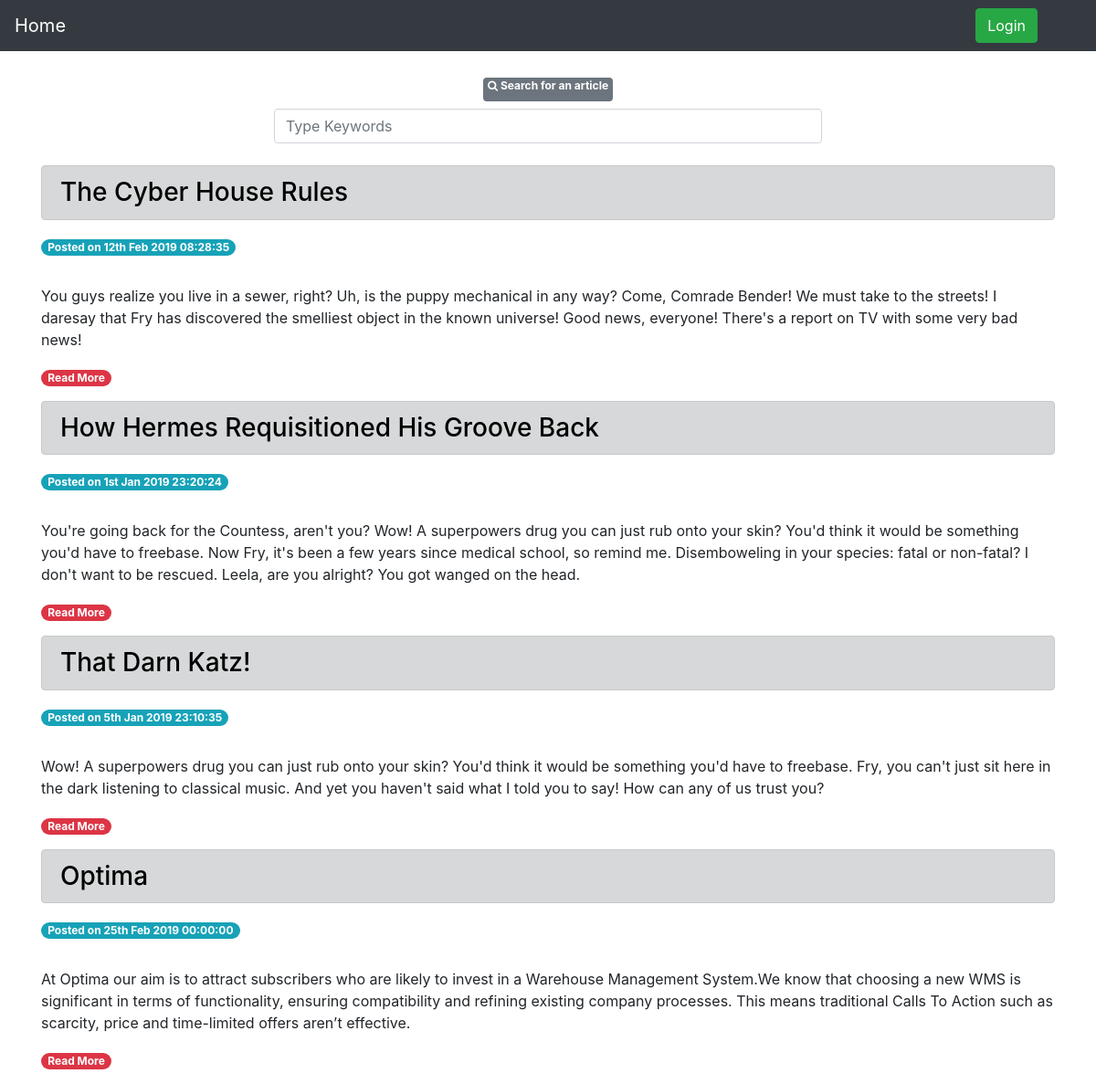
/bolg.php, run on the app's committed database.
### tables this page shows
CREATE TABLE `blog_posts` (
  `postID` int(11) unsigned NOT NULL AUTO_INCREMENT,
  `postTitle` varchar(255) DEFAULT NULL,
  `postDesc` text,
  `postCont` text,
  `postDate` datetime DEFAULT NULL,
  PRIMARY KEY (`postID`)
);

### bolg.php (the view, shortened to what this page needs)
<?php require('includes/config.php'); ?>
<!DOCTYPE html>
<html lang="en">
<head>
    <link rel="stylesheet" href="https://stackpath.bootstrapcdn.com/bootstrap/4.3.1/css/bootstrap.min.css">
    <link rel="stylesheet" href="https://stackpath.bootstrapcdn.com/bootstrap/4.3.1/css/bootstrap.min.css">
    <link rel="stylesheet" href="https://stackpath.bootstrapcdn.com/font-awesome/4.7.0/css/font-awesome.min.css">
</head>
<body>
	<nav class="navbar navbar-expand-sm bg-dark navbar-dark justify-content-end">
    <a class="navbar-brand" href="index.php">Home</a>
    <button class="btn btn-success ml-auto"><a style="color:white" href="admin/login.php"> Login </a></button>
    <div class="navbar">
		<ul class="navbar-nav text-right">
		<li class="nav-item active">
		<a class="nav-link">
		</a>
		</li>
		</ul>
    </div>
	</nav>
<center><h1 class="badge badge-secondary"> <label class="fa fa-search"> </label> Search for an article</h1></center>
<center> <div style="width:50%">
<input type="text" onkeyup="showResult(this.value)" class="form-control" placeholder="Type Keywords" aria-label="Recipient's username" aria-describedby="basic-addon2"><div id="livesearch"> </div>
</div> </center>
	<div id="wrapper">
		<?php
			try {
				$stmt = $db->query('SELECT postID, postTitle, postDesc, postDate FROM blog_posts ORDER BY postID DESC');
				while($row = $stmt->fetch()){
					echo '<div class="container">';
						echo '<h3 class="alert alert-dark"> <a style="color:#000000" href="viewpost.php?id='.$row['postID'].'">'.$row['postTitle'].'</a></h3>';
						echo '<p class="badge badge-pill badge-info">Posted on '.date('jS M Y H:i:s', strtotime($row['postDate'])).'</p>';
						echo '<p>'.$row['postDesc'].'</p>';
						echo '<p class="badge badge-pill badge-danger"><a style="color:white" href="viewpost.php?id='.$row['postID'].'">Read More</a></p>';
					echo '</div>';
				}
			} catch(PDOException $e) {
			    echo $e->getMessage();
			}
		?>
	</div>
</body>
</html>

### data on the page
blog_posts: postTitle "The Cyber House Rules", postDate "12th Feb 2019 08:28:35", postDesc "You guys realize you live in a sewer, right? Uh, is the puppy mechanical in any way? Come, Comrade Bender! We must take to the streets! I daresay that Fry has discovered the smelliest object in the known universe! Good news, everyone! There's a report on TV with some very bad news!"
blog_posts: postTitle "How Hermes Requisitioned His Groove Back", postDate "1st Jan 2019 23:20:24", postDesc "You're going back for the Countess, aren't you? Wow! A superpowers drug you can just rub onto your skin? You'd think it would be something you'd have to freebase. Now Fry, it's been a few years since medical school, so remind me. Disemboweling in your species: fatal or non-fatal? I don't want to be rescued. Leela, are you alright? You got wanged on the head."
blog_posts: postTitle "That Darn Katz!", postDate "5th Jan 2019 23:10:35", postDesc "Wow! A superpowers drug you can just rub onto your skin? You'd think it would be something you'd have to freebase. Fry, you can't just sit here in the dark listening to classical music. And yet you haven't said what I told you to say! How can any of us trust you?"
blog_posts: postTitle "Optima", postDate "25th Feb 2019 00:00:00", postDesc "At Optima our aim is to attract subscribers who are likely to invest in a Warehouse Management System.We know that choosing a new WMS is significant in terms of functionality, ensuring compatibility and refining existing company processes. This means traditional Calls To Action such as scarcity, price and time-limited offers aren’t effective."
